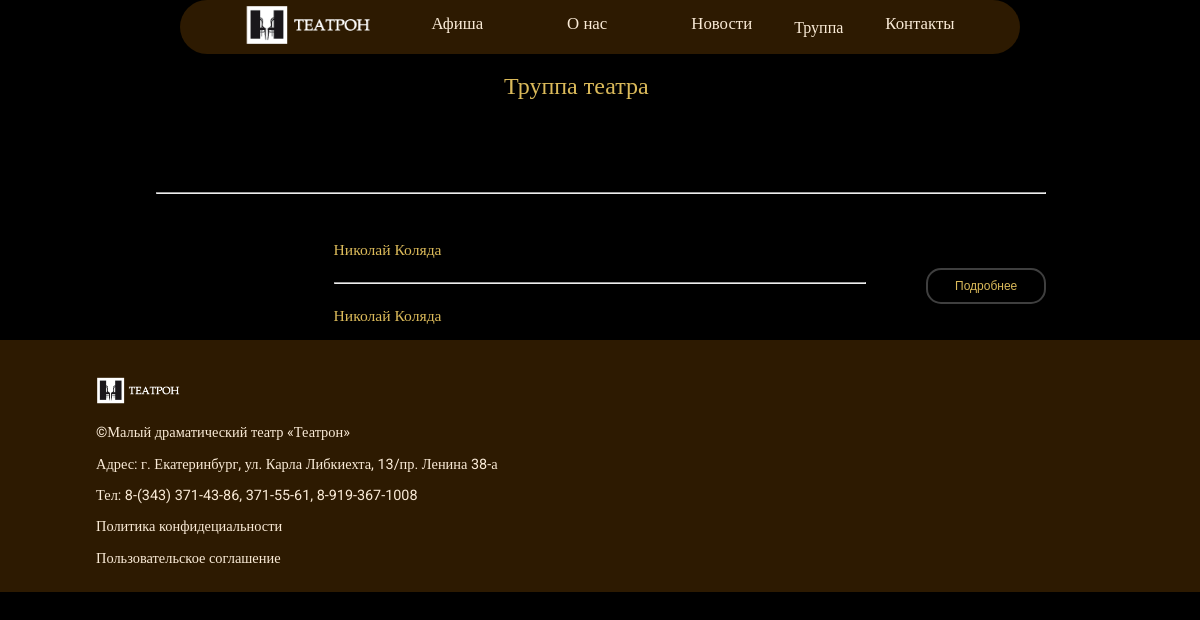
The app's page /труппа_театра, older data.
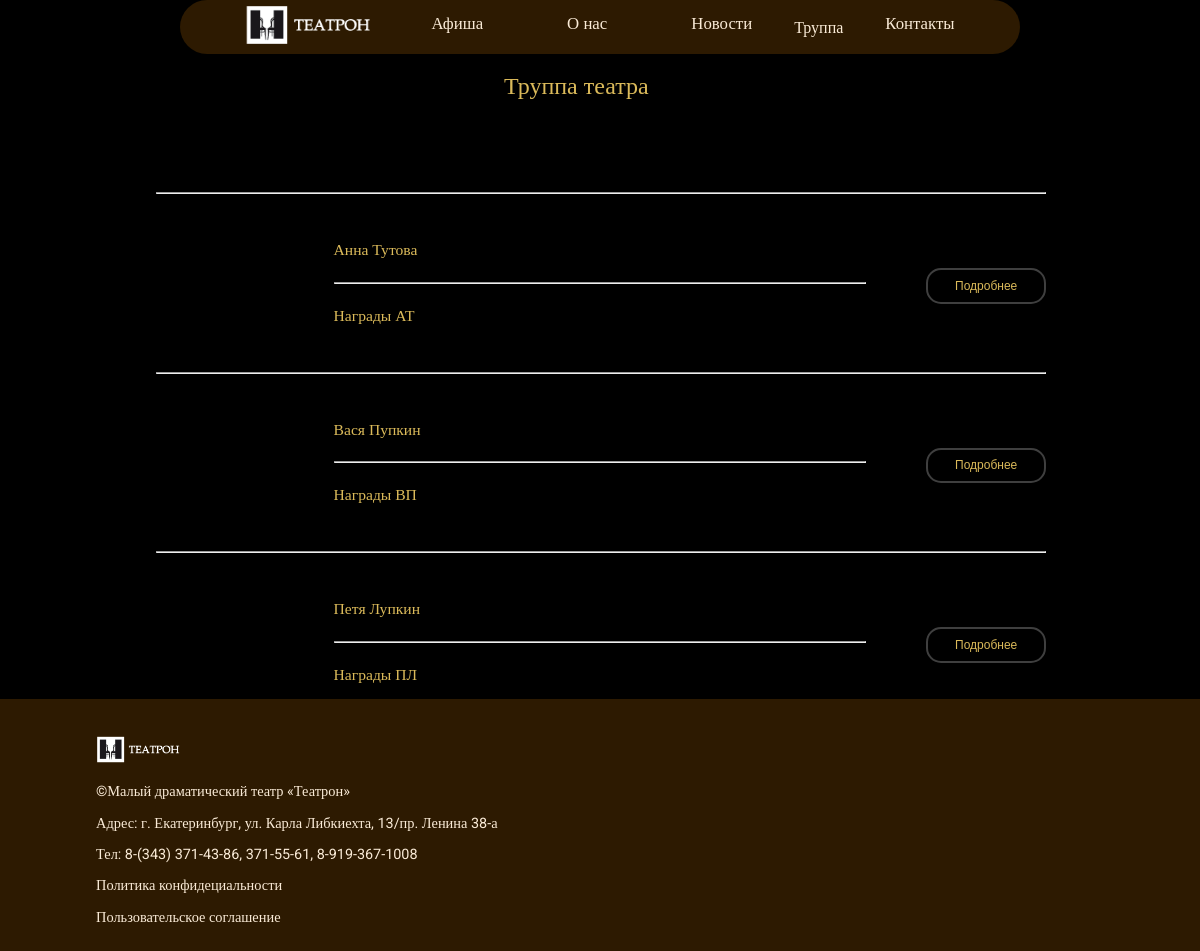
The same page, newer data.
### Main/models.py (models this page shows, shortened)
class Employee(models.Model):
    id = models.BigAutoField(primary_key=True)
    name = models.CharField("Имя сотрудника", max_length=150)
    photo = models.ImageField('Портрет', upload_to='images/', blank=True, null=True)
    biography = models.CharField("Биография", max_length=1000, null=True)
    gradues = models.CharField("Награды", max_length=1000)
    class Meta:
        verbose_name = "Сотрудник"
        verbose_name_plural = "Сотрудники"

### Main/views.py (called while the page is built)
def theatre_troupe(request):
    plays = Plays.objects.order_by('-date')
    news = News.objects.all()
    employee = Employee.objects.order_by('name')
    return render(request, 'main/theatre_troup.html', {'plays': plays, 'news': news, 'employee': employee})

### Main/templates/main/theatre_troup.html (shortened to what this page needs)
{% load static %}
<!DOCTYPE html>
<html lang="ru">
<head>
  <link rel="stylesheet" href="{% static 'main/css/header.css' %}">
  <link rel="stylesheet" href="{% static 'main/css/труппа.css' %}">
  <link rel="stylesheet" href="{% static 'main/css/footer.css' %}">
</head>
<body>
  <header>
    <nav>
      <div class = "header">
        <div>
          <a href="{% url 'index' %}">
            <img class = "theatron-logo" src="{% static 'main/img/logo 1.png' %}" >
          </a>
        </div>
        <div class = "poster">
          <a href="{% url 'affiche' %}">Афиша</a>
        </div>
        <div class = "info">
          <a href="{% url 'about' %}">О нас</a>
        </div>
        <div class = "news">
          <a href="">Новости</a>
        </div>
        <div class = "troupe">
          <a href="{% url 'theatre_troupe' %}">Труппа</a>
        </div>
        <div class = "contacts">
          <a href="">Контакты</a>
        </div>
      </div>
    </nav>
  </header>
  <main>
    <p class = "main-h1">
      Труппа театра
    </p>
    <div class = "staff-div">
      {% if employee %}
      {% for el in employee %}<hr style = "width: 100%;">
      <div class = "personal-info">
        <div class = image-staff-div>
        </div>
        <div class = "name-info-staff">
          <p class = "name-staff">
            {{ el.name }}
          </p>
          <br>
          <hr>
          <p class = "info-staff">
            {{ el.gradues }}
          </p>
        </div>
        <div class = "button-div">
          <button class = "button">
            Подробнее
          </button>
        </div>
      </div>{% endfor %}
    {% else %}
      <h3> Здесь будут ваши Сотрудники </h3>
    {% endif %}
    </div>
  </main>
  <footer>
    <div class = "footer">
      <div class = "footer-name">
        <img class = "photo-footer" src="{% static 'main/img/logo 1.png' %}">
        <p>&copy;Малый драматический театр &#171;Театрон&#187;</p>
        <p> Адрес: г. Екатеринбург, ул. Карла Либкиехта, 13/пр. Ленина 38-а</p>
        <p>Тел: 8-(343) 371-43-86, 371-55-61, 8-919-367-1008</p>
        <p> Политика конфидециальности</p>
        <p>Пользовательское соглашение</p>
      </div>
    </div>
  </footer>
</body>
</html>

### Main/static/main/css/header.css (style rules this page uses)
body { margin:0; padding:0; }
.header { font-family: Roboto; margin-left: 15%; margin-right: 15%; width: 70%; border-radius: 5vw; height: 4.5vw; display: flex; flex-direction: row; background-color: rgb(45, 26, 1); justify-content: center; flex-shrink: 0; align-items: center; transition: 0.5s; }
.theatron-logo { width: 12vw; background-color: rgb(45, 26, 1); margin-left: 0vw; }
a { color:antiquewhite; text-decoration: none; }
.poster { font-size: 1.4vw; margin-left: 3.5vw; margin-right: 3.5vw; padding-bottom: 0.6vw; align-items: center; }
.info { font-size: 1.4vw; margin-left: 3.5vw; margin-right: 3.5vw; padding-bottom: 0.6vw; }
.news { font-size: 1.4vw; margin-left: 3.5vw; margin-right: 3.5vw; padding-bottom: 0.6vw; }
.contacts { font-size: 1.4vw; margin-left: 3.5vw; padding-bottom: 0.6vw; }

### Main/static/main/css/труппа.css (style rules this page uses)
html { background-color: black; }
main { margin: 0; padding: 0; }
.main-h1 { color: #DBBA5A; font-family: Roboto; margin-top: 1.5vw; margin-left: 42vw; font-size: 2vw; }
.staff-div { display: flex; flex-direction: column; margin-left: 13vw; margin-right: 13vw; margin-top: 7vw; row-gap: 2vw; }
.personal-info { display: grid; grid-template-columns: 1fr 3fr 1fr; }
.image-staff-div { display: inline; color:#DBBA5A; font-family: Roboto; width: 14vw; }
.name-info-staff { display: inline; color:#DBBA5A; font-family: Roboto; padding-top: 0vw; line-height: 4vw; font-size: 1.3vw; }
.name-staff { display: inline; margin-top: 3vw; }
.info-staff { display: inline; }
.button { margin-left: 5vw; margin-top: 3.5vw; background-color: rgb(0, 0, 0); color: #DBBA5A; border-color: rgb(63, 63, 63); box-shadow: 0px 0px 10px rgba(0, 0, 0, 0.15); border-width: 1%; border-style: solid; font-size: 1vw; padding-top: 5%; padding-bottom: 5%; padding-left: 15%; padding-right: 15%; border-radius: 15px; }

### Main/static/main/css/footer.css (style rules this page uses)
footer { background-color: rgb(45, 26, 1); transition: 1s }
.photo-footer { width: 8vw; }
.footer { margin-left: 8%; padding-top: 2%; }
.footer-name { font-family: Roboto; color: antiquewhite; font-size: 1.2vw; padding-top: 1%; padding-bottom: 1%; }

Row changes from the older to the newer data that the page shows:
removed Employee: name "Николай Коляда", gradues "Николай Коляда"
added Employee: name "Анна Тутова", gradues "Награды АТ"
added Employee: name "Вася Пупкин", gradues "Награды ВП"
added Employee: name "Петя Лупкин", gradues "Награды ПЛ"
